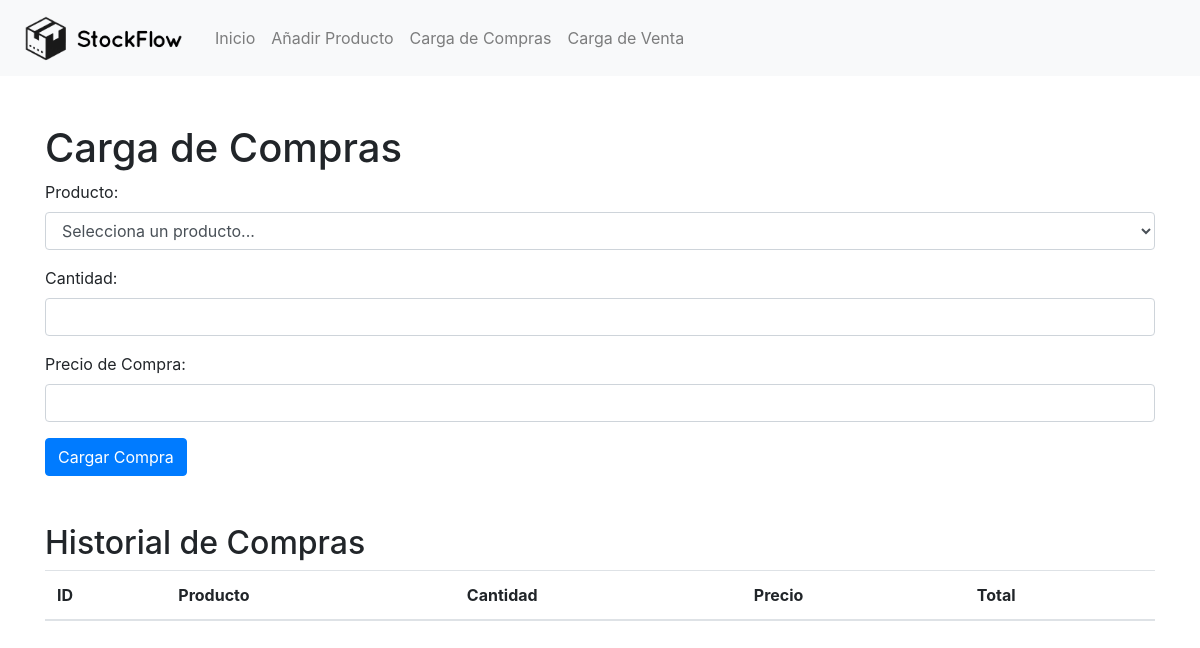
Page /carga_compras on the earlier database version.
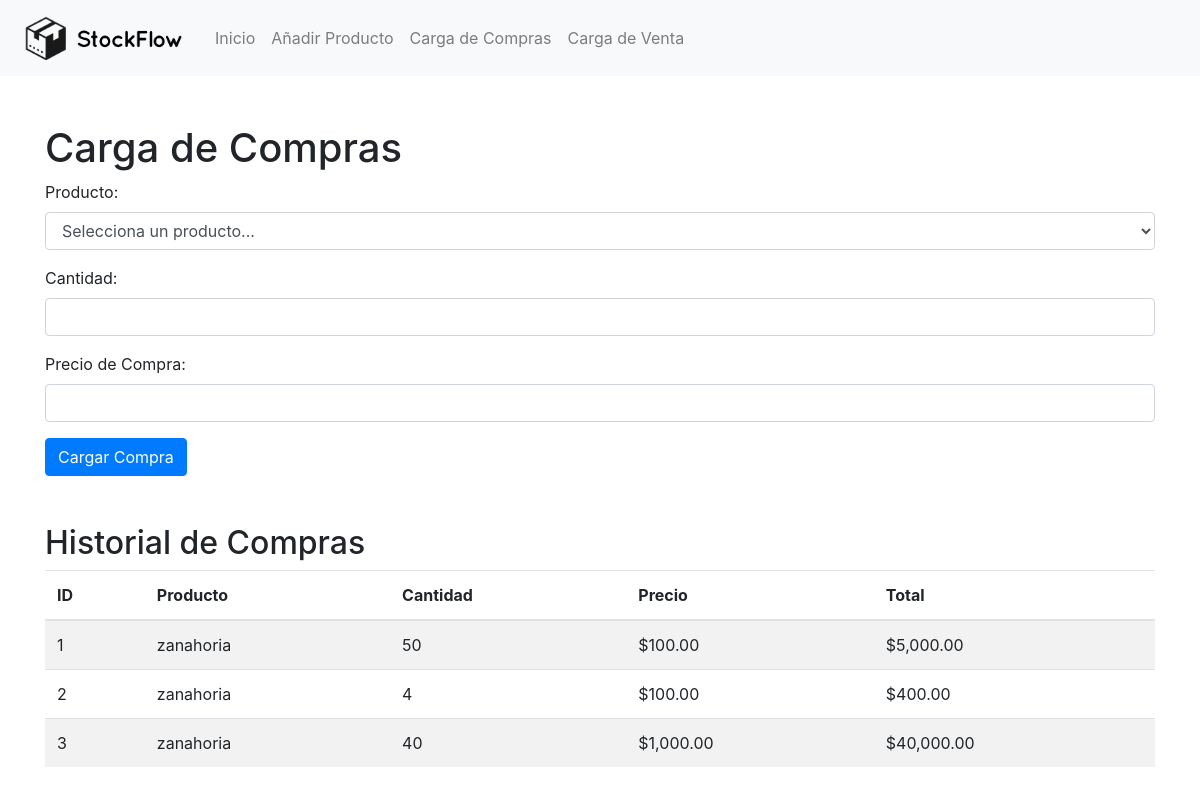
Same page on the later database version.
### tables this page shows
CREATE TABLE compras (
        id INTEGER PRIMARY KEY AUTOINCREMENT,
        producto_id INTEGER,
        producto_nombre TEXT,
        cantidad INTEGER,
        precio REAL,
        total REAL
    );

### app.py (the view, shortened to what this page needs)
@app.route('/carga_compras', methods=['GET', 'POST'])
def carga_compras():
    productos = get_productos()
    compras = get_compras()
    return render_template('carga_compras.html', productos=productos, compras=compras)

### app.py (called while the page is built)
def get_db():
    if 'db' not in g:
        g.db = sqlite3.connect('inventario.db')
        g.db.row_factory = sqlite3.Row
    return g.db

def get_productos():
    db = get_db()
    c = db.cursor()
    c.execute("SELECT * FROM productos")
    rows = c.fetchall()
    productos = [dict(row) for row in rows]
    return productos

def get_compras():
    db = get_db()
    c = db.cursor()
    c.execute("SELECT * FROM compras")
    rows = c.fetchall()
    compras = [dict(row) for row in rows]
    return compras

### templates/carga_compras.html (shortened to what this page needs)
{% extends "base.html" %}
{% block content %}
    <h1 class="mt-5">Carga de Compras</h1>
    <form method="post" action="{{ url_for('carga_compras') }}">
        <div class="form-group">
            <label for="producto">Producto:</label>
            <select class="form-control" id="producto-select2" name="producto">
                <option value="" disabled selected>Selecciona un producto...</option>
            </select>
        </div>
        <div class="form-group">
            <label for="cantidad">Cantidad:</label>
            <input type="number" class="form-control" id="cantidad" name="cantidad" required>
        </div>
        <div class="form-group">
            <label for="precio">Precio de Compra:</label>
            <input type="number" step="0.01" class="form-control" id="precio" name="precio" required>
        </div>
        <button type="submit" class="btn btn-primary">Cargar Compra</button>
    </form>
    <h2 class="mt-5">Historial de Compras</h2>
    <table class="table table-striped">
        <thead>
            <tr>
                <th>ID</th>
                <th>Producto</th>
                <th>Cantidad</th>
                <th>Precio</th>
                <th>Total</th>
            </tr>
        </thead>
        <tbody>
            {% for compra in compras %}
            <tr>
                <td>{{ compra['id'] }}</td>
                <td>{{ compra['producto_nombre'] }}</td>
                <td>{{ compra['cantidad'] }}</td>
                <td>${{ "{:,.2f}".format(compra['precio']) }}</td>
                <td>${{ "{:,.2f}".format(compra['total']) }}</td>
            </tr>
            {% endfor %}
        </tbody>
    </table>
    <link href="https://cdn.jsdelivr.net/npm/select2@4.1.0/dist/css/select2.min.css" rel="stylesheet" />
{% endblock %}

### templates/base.html (shortened to what this page needs)
<!DOCTYPE html>
<html lang="en">
<head>
    <link rel="stylesheet" href="https://maxcdn.bootstrapcdn.com/bootstrap/4.0.0/css/bootstrap.min.css">
</head>
<body>
    <nav class="navbar navbar-expand-lg navbar-light bg-light">
        <a class="navbar-brand" href="{{ url_for('index') }}">
            <img src="{{ url_for('static', filename='images/logo.png') }}" width="175" height="50" alt="">
        </a>
        <div class="collapse navbar-collapse" id="navbarNav">
            <ul class="navbar-nav">
                <li class="nav-item">
                    <a class="nav-link" href="{{ url_for('index') }}">Inicio</a>
                </li>
                <li class="nav-item">
                    <a class="nav-link" href="{{ url_for('add_product') }}">Añadir Producto</a>
                </li>
                <li class="nav-item">
                    <a class="nav-link" href="{{ url_for('carga_compras') }}">Carga de Compras</a>
                </li>
                <li class="nav-item">
                    <a class="nav-link" href="{{ url_for('carga_venta') }}">Carga de Venta</a>
                </li>
            </ul>
        </div>
    </nav>
    <div class="container mt-4">
        {% block content %}{% endblock %}
    </div>
</body>
</html>

Differences in the rows shown:
added compras: id "1", producto_nombre "zanahoria", cantidad "50", precio "100.00", total "5,000.00"
added compras: id "2", producto_nombre "zanahoria", cantidad "4", precio "100.00", total "400.00"
added compras: id "3", producto_nombre "zanahoria", cantidad "40", precio "1,000.00", total "40,000.00"
